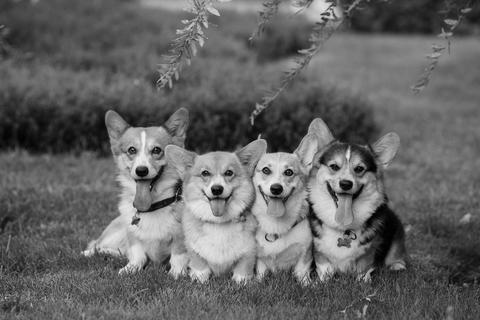
#> input picture <kex5>_Lab2/test-image.jpg, 480 x 320 px; the run also reads 2 pictures not shown here
$ jupyter execute --allow-errors '<kex5>_Lab2.ipynb'   (shell and % lines are left out)
#> lines starting #> are read from the running program, lines starting #| are printed output that depends on the picture
# ECE 311 Lab 2: LSI Systems
## Due Date: 2/14 @ 11:59PM on Canvas
In this lab, we will explore Linear Shift-Invariant (LSI) systems and their properties with applications involving toy signals, image filtering, stock data, and even an example of a simple non-linear system. Let's get started!

[cell 1]
#import necessary libraries for this lab
import numpy as np
import scipy.signal as signal
import matplotlib.pyplot as plt

from skimage.io import imread

## Getting Started with Convolution

We remember from ECE 210, that convolution describes how any continuous-time input signal is processed by an LTI system. Given an input $x(t)$ and an LTI system's impulse response $h(t)$, the system output $y(t)$ is given by

$$
y(t) = x(t) * h(t).
$$

Recall that convolution for continous signals is defined as

$$
y(t) = \int_{\tau = -\infty}^{\infty}x(\tau)h(t-\tau)d\tau = \int_{\tau=-\infty}^{\infty}x(t-\tau)h(\tau)d\tau.
$$

You have learned in ECE 310 that discrete-time LSI systems also have an impulse response $h[n]$, which is the system response to a unit Kronecker delta $\delta[n]$ input. Thus we can express the system output given an input signal via discrete-time convolution.

$$
y[n] = x[n] * h[n]
$$

$$
y[n] = \sum_{k=-\infty}^{\infty}x[k]h[n-k] = \sum_{k=-\infty}^{\infty}x[n-k]h[k]
$$

Like the width properties of continuous-time convolution, if $x$ is of length $N$ and $h$ is of length $M$, the result $y$ will be of length $N+M-1$. It is important to note that every LSI system can be represented by a convolution, every system that can be expressed as a convolution has an impulse response, and any system with an impulse response must be LSI. This means the relationship between LSI systems, convolution, and impulse responses is an "if and only if" relationship; they all imply one another! This is something handy to keep in mind whenever you want to identify and describe an LSI system.

The key function we will use to perform convolutions is the $\textrm{convolve()}$ function in the $\textrm{scipy.signal}$ module. The usage of this function for an example system is as follows:

$$
x[n] = \delta[n]+2\delta[n-2]+3\delta[n-4]
$$

$$
h[n] = x[n]+3x[n-1]
$$

[cell 2]
x = np.array([1, 0, 2, 0, 3]) #input signal
h = np.array([1, 3]) #filter/system's impulse response
y = signal.convolve(x,h) #signal.convolve(in1,in2)

print(y) #verify this result by hand!

Note how we extracted the system's impulse response for the system's Linear Constant Coefficient Difference Equation (LCCDE). Our first term takes the present input value and multiplies it by one, and the second term multiplies the most recent input by three. Intuitively, when we flip and shift our filter $h$ for the convolution, we will be applying this system to the input signal at each shift step. The $\textrm{signal.convolve()}$ function assumes the arrays that represent our signals begin at index zero.

## Exercise 1: Implementing LSI Systems

In the below code cell, implement the following LSI systems and plot the system response (using $\textrm{plt.stem()}$) to each of the listed input signals. Comment on the results in the following Markdown cell. Remember to determine the LCCDE for each system to infer its impulse response!

* System A: $y_a[n] = -x[n]+2x[n-1]-x[n-2]$

* System B: $y_b[n] = \frac{1}{4}x[n]+\frac{1}{2}x[n-1]+\frac{1}{4}x[n-2]$

* $x_1[n] = u[n] - u[n-7], 0\leq n< 10$

* $x_2[n] = \sin\left(\frac{\pi}{20}n\right), 0\leq n< 40$

[cell 3]
# Author: Xu Ke
# Date: 2022.02.04

#create input signals here:
#Hint: Use np.sin and np.pi!

#System A
x1 = np.array([1, 1, 1, 1, 1, 1, 1, 0, 0, 0])
x2 = np.array([np.sin((np.pi*x)/20) for x in range(40)])
h_a = np.array([-1, 2, -1])
#plot result for x1
y1_a = signal.convolve(x1,h_a)
plt.stem(y1_a)
plt.title("The Stem Plot Result for x1 of System A")
plt.figure()
#plot result for x2
y2_a = signal.convolve(x2,h_a)
plt.stem(y2_a)
plt.title("The Stem Plot Result for x2 of System A")
plt.figure()

#System B
h_b = np.array([0.25,0.5,0.25])
#plot result for x1
y1_b = signal.convolve(x1,h_b)
plt.stem(y1_b)
plt.title("The Stem Plot Result for x1 of System B")
plt.figure()
#plot result for x2
y2_b = signal.convolve(x2,h_b)
plt.stem(y2_b)
plt.title("The Stem Plot Result for x2 of System B")
plt.figure()
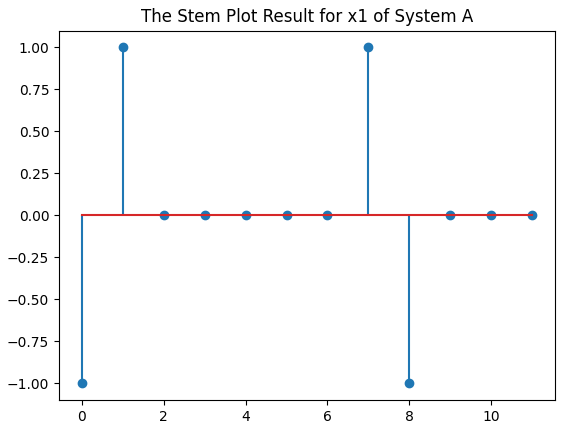
#> figure drawn by matplotlib, 1 panel; curve peaks at x = 1, y = 1
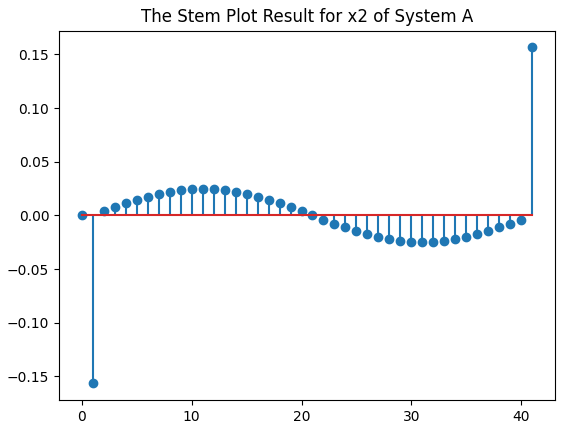
#> figure drawn by matplotlib, 1 panel; curve peaks at x = 41, y = 0.156
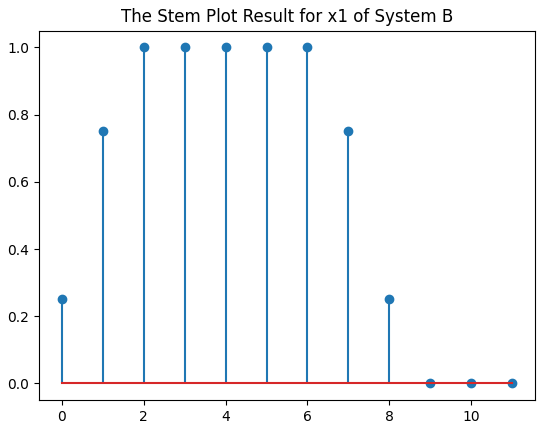
#> figure drawn by matplotlib, 1 panel; curve peaks at x = 2, y = 1
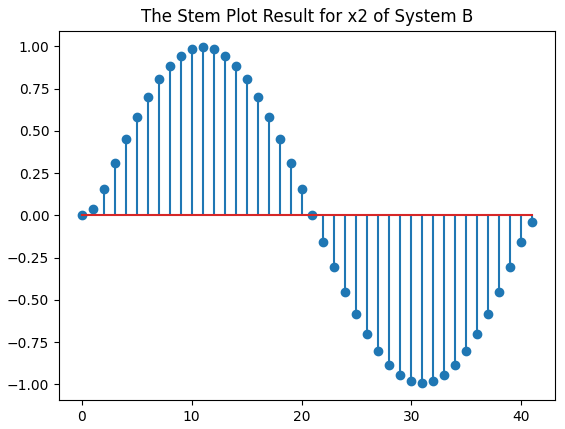
#> figure drawn by matplotlib, 1 panel; curve peaks at x = 11, y = 0.994

__Comments here:__
(Consider how the different filters affect the flatter and faster moving parts of the input signals. What do you think each filter is doing?)

For the first filter, it seems to detect where the signal has most change and from the graph it is clear that signal remains the edges and set to zero other parts. For the second filter, it seems to smooth the signal and round out the edges.

## Exercise 2: Bitcoin Pricing Correction

One type of signal could be some non-physical 1D information. An example of this would be stock price or cryptocurrency data. This data is notoriously noisy and can jump around unpredictably.

Remember that the systems we work with can be either causal or non-causal. A causal system only uses present and past information or values to calculate its present values, while a non-causal system can leverage future information. In this excercise, we will compare causal and non-causal versions of a filter to smooth a day's worth of bitcoin pricing data. We have provided 24 hours of prices with pricing updates every minute (1440 points). The date in question is Christmas Eve Day (12/24), 2017.

#> (a cell that did not finish here is left out)

Pretty noisy, right? Maybe a lot of last-minute Christmas gifts made the price even more unpredictable!

In this exercise, you will implement two length-51 moving average filters on this Bitcoin price data. The first will be causal and the second will be non-causal. Mathematically, we can represent these systems as follows:

$$
y_1[n] = \frac{1}{51}\sum_{i=0}^{50}x[n - i]
$$

$$
y_2[n] = \frac{1}{51}\sum_{i=-25}^{25}x[n - i]
$$

Furthermore, since the moving average filter is an LSI system we may implement it as a convolution. If you are having trouble seeing this, we suggest considering a length-5 moving average filter and "unrolling" the sum for that system definition.

Notice that the non-causal filter will require us to access negative indices according to the impulse response of our filter. A natural question to ask is how does the $\textrm{signal.convolve()}$ function perform non-causal convolution? How can you indicate negative indices when making an array for a system's impulse response? This is where the "same" mode comes in! We may use the "same" mode as follows:

```
y = signal.convolve(x,h,'same'),
```

where $x$ is of length $N$ and $h$ is length $M$. This line of code will perform a full linear convolution like the default mode, but then it will only keep the center $N$ values (length of first argument/array). This operation is equivalent to zero-centering our filter array (second argument/array). You may want to try a couple small examples to convince yourself this is true. The "same" mode will be important to keep in mind throughout this lab and the rest of the course.

**Important Note:** For the following two parts, we have provided the appropriate start and end indices to help us make sure each implementation returns results of the same size and to remove initial condition worries (ramping behavior since we would have fewer than 51 samples as the filter has partial overlap).

a. Construct the causal filter and apply it to the provided bitcoin price data (contained in the ``bitcoin_data`` variable). To make sure your output is the same length and matches up correctly in time, you should slice your result using ``start`` and ``end`` as we did to create the ``plotting_data`` variable. Plot the original data (``plotting_data``) and your smoothed data on the same plot.

b. Construct the non-causal filter and apply it to the provided bitcoin price data. Perform the same ``start`` and ``end`` slicing on your result as in part (a). Plot the original data (``plotting_data``) and your smoothed data on the same plot.

c. Plot the error signals for each filter on the same plot. Let the error signal for a system's output be given by

$$
y_e = y - \hat{y},
$$

where $\hat{y}$ is your system output and $y$ is the sliced original data used for plotting, ``plotting_data``.

d. Comment on the results in the following Markdown cell. What is noticeably different? Is it better to know a lot of past information or a decent amount of past and future information?

[cell 5]
#Provided code
L = 51
half_L = 25
start = 50
#> (the rest of this cell did not finish here and is left out)

__Comments for part 2.d:__ Both filters make the signal more smooth. And according to me, the noticeable difference lies that the non-causal one seems to be more acurate since it has smaller error. Thus, I think it is better to know a decent amount of past and future information.

# Image Convolution

In ECE 310, we typically focus on the implications of filtering in the frequency domain of a 1D signal. Our most common idea of a 1D signal is a piece of audio. In this section, we will experiment with image filtering along both axes of an image and see that we can do more than just filtering with convolution.

## Exercise 3: 1D Image Convolution

Apply a 1D length 11 moving average filter on the provided ``test-image.jpg`` image along its:

a. Rows

b. Columns

c. Rows then columns

d. Columns then rows

Plot each of the resulting images and give them unique titles.

e. Comment on the images from the "rows then columns" and "columns then rows" procedures. Are they the same? Explain your answer, why are they the same or different?

[cell 6]
# Author: Xu Ke
# Date: 2022.02.04

#make filter and load image
image = imread('test-image.jpg')
#> image is the input picture: shape (320, 480); min 0, max 253, mean 101.1
plt.figure(figsize=(10,6))
plt.imshow(image,'gray')
plt.title('Original Image')
L = 11
h = np.ones(L) * 1/11
n_rows,n_cols = image.shape

#Code for 3.a along rows (apply filter to each row independently)
image_row = np.zeros(image.shape)
#Hint: image_row[i,:] = signal.convolve(image[i,:],h,'same') for each row
for i in range(n_rows):
    image_row[i,:] = signal.convolve(image[i,:],h,'same')
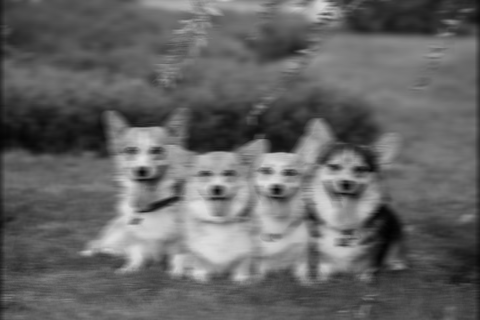
#> image_row: shape (320, 480) float64; min 1.91, max 226.1, mean 100.6
plt.figure(figsize =(10,6))
plt.imshow(image_row,'gray')
plt.title("Rows")

#along the columns (3.b)
image_col = np.zeros(image.shape)
for j in range(n_cols):
    image_col[:,j] = signal.convolve(image[:,j],h,'same')
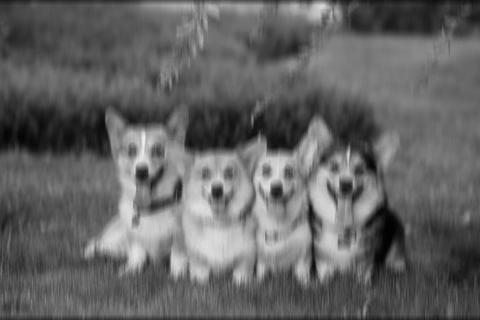
#> image_col: shape (320, 480) float64; min 1.45, max 239, mean 100.2
plt.figure(figsize =(10,6))
plt.imshow(image_col,'gray')
plt.title("Columns")

#rows then columns (3.c)
image_row = np.zeros(image.shape)
image_col = np.zeros(image.shape)
for i in range(n_rows):
    image_row[i,:] = signal.convolve(image[i,:],h,'same')
for j in range(n_cols):
    image_col[:,j] = signal.convolve(image_row[:,j],h,'same')
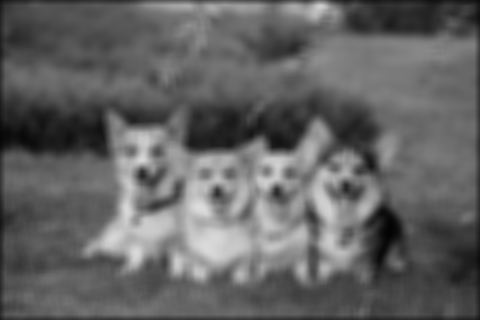
#> image_col: shape (320, 480) float64; min 3.58, max 220.9, mean 99.8
plt.figure(figsize =(10,6))
plt.imshow(image_col,'gray')
plt.title("Rows then Columns")

#columns then rows (3.d)
image_col = np.zeros(image.shape)
image_row = np.zeros(image.shape)
for i in range(n_cols):
    image_col[:,i] = signal.convolve(image[:,i],h,'same')
for j in range(n_rows):
    image_row[j,:] = signal.convolve(image_col[j,:],h,'same')
plt.figure(figsize =(10,6))
plt.imshow(image_row,'gray')
plt.title("Columns then Rows")

__Comments for 3.e:__ The are the same. I guess it is because convolution is kind of linear opeartion with commutative property, which makes the order of operation doesn't matter any more.

## Exercise 4: Building an Edge Detector

Let's now apply image convolution to perform edge detection. We will build a simple edge detector step-by-step using the following simple 1D filter:

$$
h[n] = \delta[n+1] - \delta[n-1]
$$

a. Intuitively or mathematically, what does this filter do to an input signal? In other words, what parts of a signal would give a strong (large magnitude) response and what parts would give a weak (small magnitude) response? You may answer this with a couple signal examples and the result of convolution with $h[n]$ or qualitative intuition.

b. Is this filter causal? Why or why not? Is it a problem if the filter is non-causal? (Hint: consider the contexts in which we cannot violate causality!)

Note: For the next two parts, please store your results in separate variables. This will make part (e) much cleaner.

c. Apply $h[n]$ along the rows of the ``test-image.jpg`` image. Plot the result with a grayscale color mapping.

d. Apply $h[n]$ along the columns of the ``test-image.jpg`` image. Plot the result with a grascale color mapping.

So far we have checked for edge-like features in the image going along the rows and columns. Imagine these two results as being vectors indicating edge strength along the row axis and column axis of the image, respectively. Take a minute to look at the differences between these two resulting images. Can you tell which one is detecting edges within a row and which one is doing so within a column? What would be a sensible way to incorporate these two dimensions of information? Imagine they form a 2D vector and take the norm! More precisely:

$$
I_F(r,c) = \sqrt{\left(I_R(r,c)\right)^2 + \left(I_C(r,c)\right)^2},
$$

where $I_R$ and $I_C$ are the row and column filtered results, respectively.

e. Build the final result image $I_F$ according to the above equation. Plot the result again with a grayscale color mapping.

Answer for 4.a here: Since with $h[n] = \delta[n+1] - \delta[n-1]$, signal x[n] will become x[n+1] - x[n-1], thus the edge part will result in large value while other parts will be in small value.

Answer for 4.b here: No, obviously the filter is not casual since h[n] actually depends on the future. It is not a problem if the filter is non-causal since in image processing, we already have all the data stored, 'future' just means the element in next row/column rather than literarily 'future' refers to time.

[cell 7]
# Author: Xu Ke
# Date: 2022.02.04

#load test-image.jpg
test = imread('test-image.jpg')
rows,cols = test.shape

#Code for 4.c here:
image_row = np.zeros(test.shape)
h1 = np.array([1,0,-1])
for i in range(rows):
    image_row[i, :] = signal.convolve(test[i, :], h1, 'same')
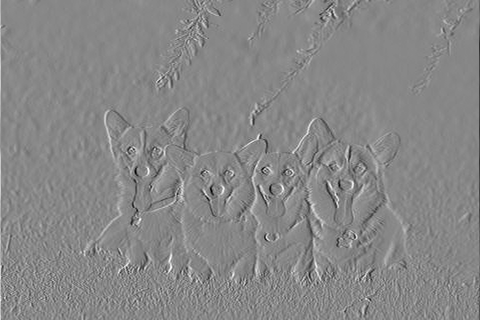
#> image_row: shape (320, 480) float64; min -201, max 177, mean 0; drawn with min black and max white
plt.figure(figsize=(10,6))
plt.imshow(image_row,'gray')
plt.title('Rows')

#Code for 4.d here:

image_col = np.zeros(test.shape)
h2 = np.array([1,0,-1])
for j in range(cols):
    image_row[:, j] = signal.convolve(test[:, j], h2, 'same')
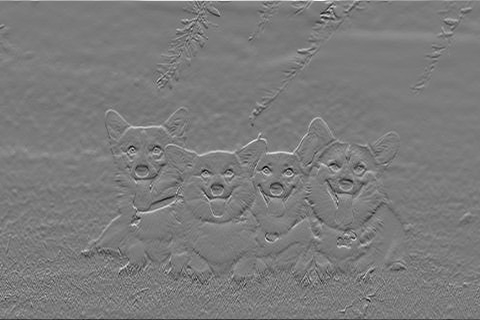
#> image_row: shape (320, 480) float64; min -204, max 217, mean 0; drawn with min black and max white
plt.figure(figsize=(10,6))
plt.imshow(image_row,'gray')
plt.title('Columns')

#Code for 4.e here:

image_f = np.zeros(test.shape)
for i in range(rows):
    for j in range(cols):
        image_f[i,j] = np.sqrt(image_row[i,j]**2 + image_col[i,j]**2)
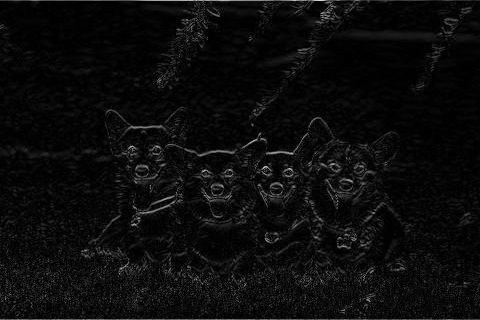
#> image_f: shape (320, 480) float64; min 0, max 217, mean 11.9
#> (the rest of the program and of its run is left out)
